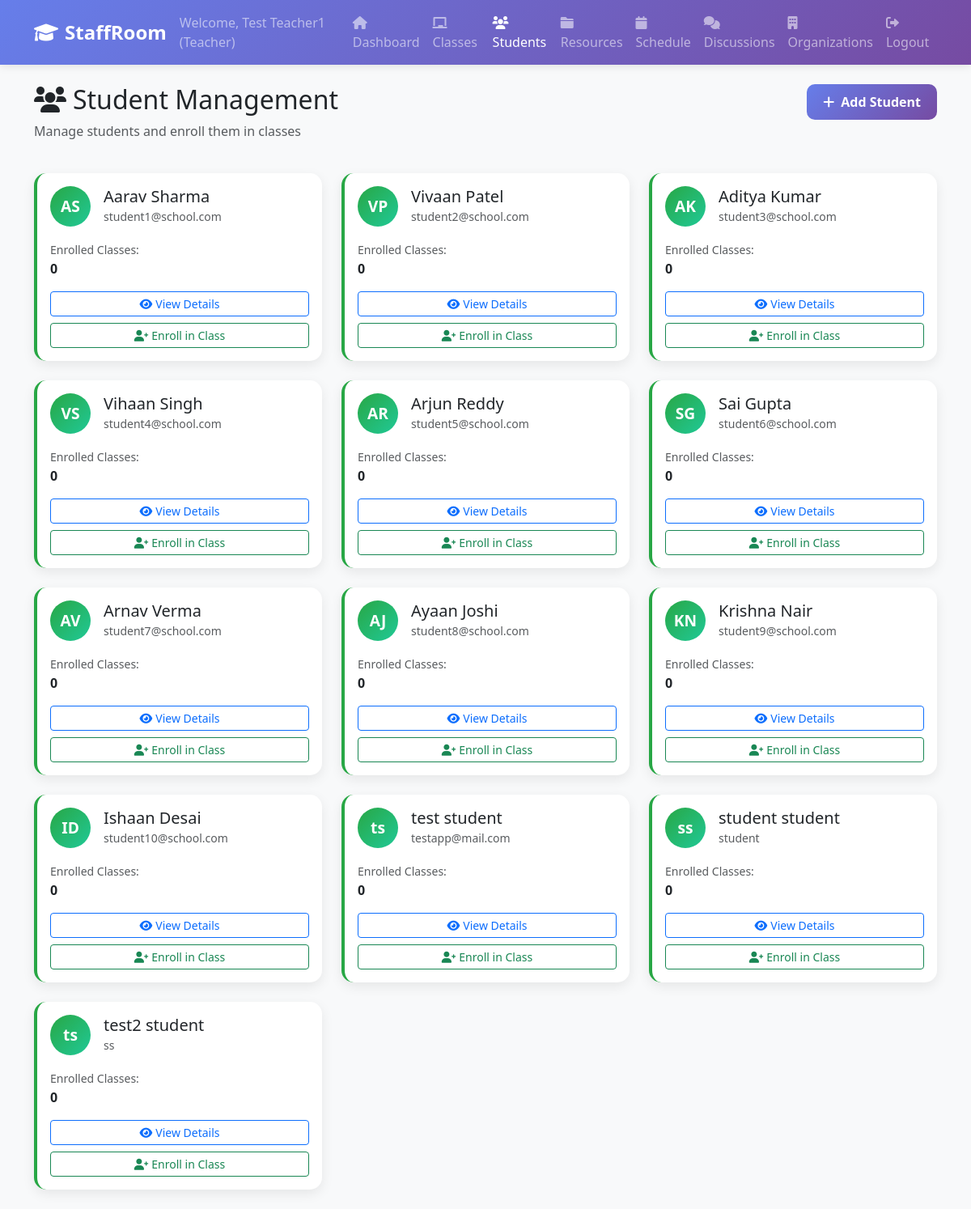
Page /students (signed in) on the committed database.
### tables this page shows
CREATE TABLE users (
                id INTEGER PRIMARY KEY AUTOINCREMENT,
                username TEXT UNIQUE NOT NULL,
                email TEXT UNIQUE NOT NULL,
                password_hash TEXT NOT NULL,
                first_name TEXT NOT NULL,
                last_name TEXT NOT NULL,
                user_type TEXT NOT NULL CHECK (user_type IN ('teacher', 'student', 'admin')),
                created_at TIMESTAMP DEFAULT CURRENT_TIMESTAMP,
                is_active BOOLEAN DEFAULT 1
            , phone_number TEXT, profile_photo_path TEXT, bio TEXT, grade INTEGER);

### web_app.py (the view)
    def decorated_function(*args, **kwargs):
        if 'user_id' not in session:
            return redirect(url_for('login'))
        user_organizations = db.get_user_organizations(session['user_id'])
        if not user_organizations:
            flash('You must join an organization to access this feature.', 'warning')
            return redirect(url_for('organizations'))
        return f(*args, **kwargs)

### web_app.py (called while the page is built)
def require_organization_access(f):
    def decorated_function(*args, **kwargs):
        if 'user_id' not in session:
            return redirect(url_for('login'))
        user_organizations = db.get_user_organizations(session['user_id'])
        if not user_organizations:
            flash('You must join an organization to access this feature.', 'warning')
            return redirect(url_for('organizations'))
        return f(*args, **kwargs)
    decorated_function.__name__ = f.__name__
    return decorated_function

@app.route('/students')
@require_organization_access
def students():
    if 'user_id' not in session:
        return redirect(url_for('login'))
    user_type = session['user_type']
    if user_type not in ['admin', 'teacher']:
        flash('Access denied. Only administrators and teachers can access student management.', 'error')
        return redirect(url_for('dashboard'))
    students = db.get_all_students()
    return render_template('students.html', students=students)

    def get_connection(self):
        if self.db_path.startswith('postgresql://'):
            import psycopg2
            from psycopg2.extras import RealDictCursor
            conn = psycopg2.connect(self.db_path, cursor_factory=RealDictCursor)
        else:
            db_file = self.db_path.replace('sqlite:///', '')
            conn = sqlite3.connect(db_file)
            conn.row_factory = sqlite3.Row
        return conn

    def get_all_students(self):
        conn = self.get_connection()
        cursor = conn.execute("SELECT * FROM users WHERE user_type = 'student' AND is_active = 1")
        students = [dict(row) for row in cursor.fetchall()]
        conn.close()
        return students

    def get_user_organizations(self, user_id):
        conn = self.get_connection()
        cursor = conn.execute("""
            SELECT o.*, om.role, om.joined_at
            FROM organizations o
            JOIN organization_memberships om ON o.id = om.organization_id
            WHERE om.user_id = ?
            ORDER BY om.joined_at DESC
            LIMIT 1
        """, (user_id,))
        result = cursor.fetchone()
        conn.close()
        return [dict(result)] if result else []

### templates/students.html (shortened to what this page needs)
{% extends "common/base.html" %}
{% block content %}
        <div class="row mb-4">
            <div class="col-md-8">
                <h2><i class="fas fa-users me-2"></i>Student Management</h2>
                <p class="text-muted">Manage students and enroll them in classes</p>
            </div>
            <div class="col-md-4 text-end">
                <button class="btn btn-primary" data-bs-toggle="modal" data-bs-target="#addStudentModal">
                    <i class="fas fa-plus me-2"></i>Add Student
                </button>
            </div>
        </div>
        <div class="row">
            {% for student in students %}
                <div class="col-md-6 col-lg-4 mb-4">
                    <div class="card student-card h-100">
                        <div class="card-body">
                            <div class="d-flex align-items-center mb-3">
                                <div class="student-avatar me-3">
                                    {{ student.first_name[0] }}{{ student.last_name[0] }}
                                </div>
                                <div>
                                    <h5 class="card-title mb-0">{{ student.first_name }} {{ student.last_name }}</h5>
                                    <small class="text-muted">{{ student.email }}</small>
                                </div>
                            </div>
                            <div class="mb-3">
                                <small class="text-muted">Enrolled Classes:</small>
                                <div class="fw-bold">{{ student.enrolled_classes or 0 }}</div>
                            </div>
                            <div class="d-grid gap-2">
                                <button class="btn btn-outline-primary btn-sm" onclick="viewStudent({{ student.id }})">
                                    <i class="fas fa-eye me-1"></i>View Details
                                </button>
                                <button class="btn btn-outline-success btn-sm" onclick="enrollStudent({{ student.id }})">
                                    <i class="fas fa-user-plus me-1"></i>Enroll in Class
                                </button>
                            </div>
                        </div>
                    </div>
                </div>
            {% endfor %}
        </div>
{% endblock %}

### templates/common/base.html (shortened to what this page needs)
<!DOCTYPE html>
<html lang="en">
<head>
    <link href="https://cdn.jsdelivr.net/npm/bootstrap@5.3.0/dist/css/bootstrap.min.css" rel="stylesheet">
    <link href="https://cdnjs.cloudflare.com/ajax/libs/font-awesome/6.0.0/css/all.min.css" rel="stylesheet">
</head>
<body>
    {% include 'common/header.html' %}
    <div class="container mt-4">
        {% block content %}{% endblock %}
    </div>
</body>
</html>

### templates/common/header.html (shortened to what this page needs)
<nav class="navbar navbar-expand-lg navbar-dark">
    <div class="container">
        <a class="navbar-brand" href="{{ url_for('dashboard') }}">
            <i class="fas fa-graduation-cap me-2"></i>StaffRoom
        </a>
        <div class="navbar-nav ms-auto">
            <span class="navbar-text me-3">
                Welcome, {{ session.first_name }} {{ session.last_name }} ({{ session.user_type.title() }})
            </span>
            <a class="nav-link {% if request.endpoint == 'dashboard' %}active{% endif %}" href="{{ url_for('dashboard') }}">
                <i class="fas fa-home me-1"></i>Dashboard
            </a>
            <a class="nav-link {% if request.endpoint == 'classes' %}active{% endif %}" href="{{ url_for('classes') }}">
                <i class="fas fa-chalkboard me-1"></i>Classes
            </a>
            <a class="nav-link {% if request.endpoint == 'students' %}active{% endif %}" href="{{ url_for('students') }}">
                <i class="fas fa-users me-1"></i>Students
            </a>
            <a class="nav-link {% if request.endpoint == 'resources' %}active{% endif %}" href="{{ url_for('resources') }}">
                <i class="fas fa-folder me-1"></i>Resources
            </a>
            <a class="nav-link {% if request.endpoint == 'schedule' %}active{% endif %}" href="{{ url_for('schedule') }}">
                <i class="fas fa-calendar me-1"></i>Schedule
            </a>
            <a class="nav-link {% if request.endpoint == 'discussions' or request.endpoint == 'global_discussions' %}active{% endif %}" href="{{ url_for('discussions') }}">
                <i class="fas fa-comments me-1"></i>Discussions
            </a>
            <a class="nav-link {% if request.endpoint == 'organizations' %}active{% endif %}" href="{{ url_for('organizations') }}">
                <i class="fas fa-building me-1"></i>Organizations
            </a>
            <a class="nav-link" href="{{ url_for('logout') }}">
                <i class="fas fa-sign-out-alt me-1"></i>Logout
            </a>
        </div>
    </div>
</nav>

### rows in the picture
users: first_name "Test", first_name "t", last_name "s", first_name "test", last_name "student", email "testapp@mail.com", enrolled_classes "0"
users: first_name "A", last_name "S", first_name "Aarav", last_name "Sharma", email "student1@school.com", enrolled_classes "0"
users: first_name "V", last_name "P", first_name "Vivaan", last_name "Patel", email "student2@school.com", enrolled_classes "0"
users: first_name "A", last_name "K", first_name "Aditya", last_name "Kumar", email "student3@school.com", enrolled_classes "0"
users: first_name "V", last_name "S", first_name "Vihaan", last_name "Singh", email "student4@school.com", enrolled_classes "0"
users: first_name "A", last_name "R", first_name "Arjun", last_name "Reddy", email "student5@school.com", enrolled_classes "0"
users: first_name "S", last_name "G", first_name "Sai", last_name "Gupta", email "student6@school.com", enrolled_classes "0"
users: first_name "A", last_name "V", first_name "Arnav", last_name "Verma", email "student7@school.com", enrolled_classes "0"
users: first_name "A", last_name "J", first_name "Ayaan", last_name "Joshi", email "student8@school.com", enrolled_classes "0"
users: first_name "K", last_name "N", first_name "Krishna", last_name "Nair", email "student9@school.com", enrolled_classes "0"
users: first_name "I", last_name "D", first_name "Ishaan", last_name "Desai", email "student10@school.com", enrolled_classes "0"
users: first_name "s", last_name "s", first_name "student", last_name "student", email "student", enrolled_classes "0"
users: first_name "t", last_name "s", first_name "test2", last_name "student", email "ss", enrolled_classes "0"

### other values in the picture
{{ session.last_name }} "Teacher1"
{{ session.user_type.title() }} "Teacher"
